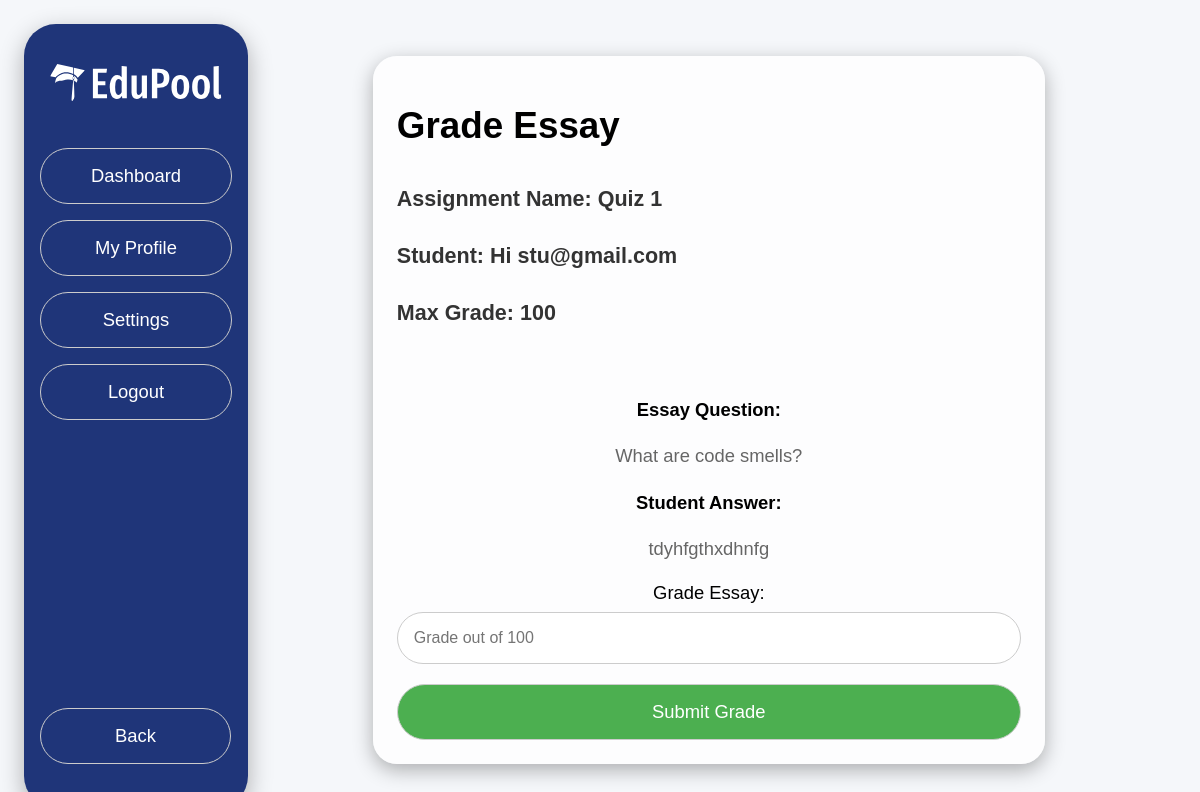
The page /grade-essay/1/2/1 (signed in) on the database its author committed.
### website/models.py (models this page shows)
class Essay(db.Model, UserMixin):
    __tablename__ = 'essays'
    id=db.Column(db.Integer, primary_key=True)
    essay_name = db.Column(db.String(150))
    course_id = db.Column(db.Integer, db.ForeignKey('courses.id'))

class User(db.Model, UserMixin):
    __tablename__ = 'users'
    id=db.Column(db.Integer, primary_key=True)
    username = db.Column(db.String(150), unique = True) #email for username
    password=db.Column(db.String(150))
    first_name = db.Column(db.String(150))
    last_name = db.Column(db.String(150))
    DOB =  db.Column(db.String(150))
    user_type = db.Column(db.String(50))

class EssayQuestion(db.Model, UserMixin):
    __tablename__ = 'essayQuestions'
    id=db.Column(db.Integer, primary_key=True)
    question_text = db.Column(db.String(150))
    file_upload = db.Column(db.LargeBinary)
    question_type = db.Column(db.String(150))
    max_grade = db.Column(db.Integer)
    essay_id = db.Column(db.Integer, db.ForeignKey('essays.id'))

class EssaySubmission(db.Model, UserMixin):
    __tablename__ = 'essaySubmissions'
    id=db.Column(db.Integer, primary_key=True)
    answer_text = db.Column(db.String(150))
    answer_file = db.Column(db.LargeBinary)
    answer_type = db.Column(db.String(150))
    given_grade = db.Column(db.Integer)
    essay_id = db.Column(db.Integer, db.ForeignKey('essays.id'))
    essayQuestion_id = db.Column(db.Integer, db.ForeignKey('essayQuestions.id'))
    student_id = db.Column(db.Integer, db.ForeignKey('users.id'))

### website/views.py (the view, shortened to what this page needs)
@views.route('/grade-essay/<int:course_id>/<int:essay_id>/<int:student_id>', methods=['GET', 'POST'])
@login_required
def grade_essay(course_id, essay_id, student_id):
    essay = Essay.query.get(essay_id)
    student = User.query.get(student_id)
    essay_question = EssayQuestion.query.filter_by(essay_id=essay_id).first()
    essay_submission = EssaySubmission.query.filter_by(essay_id=essay_id, student_id=student_id).first()
    question_data_uri = None
    answer_data_uri = None
    essay_submission.max_grade = essay_question.max_grade if essay_question.max_grade is not None else 100
    if essay_question.question_type == 'text':
        essay_submission.question_text = essay_question.question_text
    elif essay_question.file_upload and essay_question.question_type == 'file':
        mime_type = magic.from_buffer(essay_question.file_upload, mime=True)
        base64_file = base64.b64encode(essay_question.file_upload).decode('utf-8')
        question_data_uri = f'data:{mime_type};base64,{base64_file}'
    if essay_submission.answer_type == 'file' and essay_submission.answer_file:
        mime_type = magic.from_buffer(essay_submission.answer_file, mime=True)
        base64_file = base64.b64encode(essay_submission.answer_file).decode('utf-8')
        answer_data_uri = f'data:{mime_type};base64,{base64_file}'
    else:
        essay_submission.answer_text = essay_submission.answer_text if essay_submission.answer_text else ''
    return render_template('gradeEssay.html', course_id=course_id, essay=essay, question=essay_question, student=student, question_data_uri=question_data_uri, submission=essay_submission, answer_data_uri=answer_data_uri)

### website/__init__.py (called while the page is built)
def create_app():
    app = Flask(__name__)
    app.config['SECRET_KEY'] = 'gvfvsvf'
    app.config["SQLALCHEMY_DATABASE_URI"]= f"sqlite:///{DB_NAME}"
    db.init_app(app)
    from .views import views
    from .auth import auth
    app.register_blueprint(views, url_prefix='/')
    app.register_blueprint(auth, url_prefix='/')
    from .models import User
    create_database(app)
    login_manager = LoginManager()
    login_manager.login_view = 'auth.login'
    login_manager.init_app(app)
    @login_manager.user_loader
    def load_user(id):
        return User.query.get(int(id))
    return app

### website/templates/gradeEssay.html (shortened to what this page needs)
<!DOCTYPE html>
<html lang="en">
    <head>
        <link rel="stylesheet" href="{{ url_for('static', filename='css/base.css') }}">
        <link rel="stylesheet" href="{{ url_for('static', filename='css/gradeAssignment.css') }}">
    </head>
    <body>
        {% include 'sidebar.html' %}
        <a href="{{ url_for('views.course_page', course_id=course_id) }}" class="back-button">Back</a>
        <main>
            <div class="card">
                <div class="assignment-details">
                    <h1>Grade Essay</h1>
                    <h3>Assignment Name: {{ essay.essay_name }}</h3>
                    <h3>Student: {{ student.first_name }} {{ student.last_name }}</h3>
                    <h3>Max Grade: {{ submission.max_grade }}</h3>
                </div>
                <form name="grading"
                    action="{{ url_for('views.grade_essay', course_id=course_id, essay_id=essay.id, student_id=student.id) }}"
                    method="POST">
                    <div class="question">
                        <h4>Essay Question:</h4>
                        {% if question.question_type == 'file' %}
                            <embed src="{{ question_data_uri }}" width="90%" height="300px">
                        {% elif question.question_type == 'text' %}
                            <p>{{ question.question_text }}</p>
                        {% endif %}
                        <h4>Student Answer:</h4>
                        {% if submission.answer_type == 'text' %}
                            <p>{{ submission.answer_text }}</p>
                        {% elif submission.answer_type == 'file' %}
                            <embed src="{{ answer_data_uri }}" width="90%" height="400px">
                        {% endif %}
                        <br>
                        <label for="essay-grade">Grade Essay:</label>
                        <input type="number" name="essay-grade" placeholder="Grade out of {{ submission.max_grade }}" min="0"
                            max="{{ submission.max_grade }}" required>
                    </div>
                    <button type="submit">Submit Grade</button>
                </form>
            </div>
        </main>
    </body>
</html>

### website/static/css/base.css (style rules this page uses)
body { background: #f5f7fa; padding: 1rem; font-family: Helvetica, sans-serif; font-size: 1.15rem; }
a { text-decoration: none; }
form { width: 100%; }
main { width: 80%; margin-left: 14rem; display: flex; flex-direction: column; align-items: center; justify-content: center; }
.card { width: 30rem; min-height: 16rem; margin: 2rem; border-radius: 1.5rem; padding: 1.5rem; box-sizing: border-box; background-color: rgba(255, 255, 255, 0.79); box-shadow: 0px 6px 20px rgba(0, 0, 0, 0.3); transition: transform 0.5s ease-in-out; display: flex; flex-direction: column; justify-content: center; align-items: center; text-align: center; }
h3 { color: #333; margin: 1rem 0; }
p { color: #666; margin: 0; }
.back-button { width: 7.8rem; text-align: center; position: fixed; bottom: 3.5rem; left: 2.5rem; background-color: #1f3579; padding: 1rem 2rem; border: 1px solid #ccc; border-radius: 2rem; text-decoration: none; color: white; transition: background 0.5s, color 0.5s; }

### website/static/css/gradeAssignment.css (style rules this page uses)
.assignment-details { width: 100%; text-align: left; display: flex; flex-direction: column; align-items: flex-start; justify-content: flex-start; margin-bottom: 2rem; }
form { display: flex; flex-direction: column; align-items: center; justify-content: center; }
.question { width: 100%; }
input[type="number"] { width: 100%; padding: 1rem; margin-top: 0.5rem; border: 1px solid #ccc; border-radius: 2rem; box-sizing: border-box; font-size: 1rem; }
.card { min-width: 42rem; }
button[type="submit"] { background-color: #4CAF50; color: white; width: 100%; padding: 12px 20px; transition: background 0.5s; cursor: pointer; margin-top: 20px; font-size: 1.15rem; padding: 1rem; border: 1px solid #ccc; border-radius: 2rem; }

### rows shown on the page
Essay: essay_name "Quiz 1"
User: first_name "Hi", last_name "stu@gmail.com"
EssayQuestion: question_text "What are code smells?"
EssaySubmission: answer_text "tdyhfgthxdhnfg"

### other values the page prints
{{ submission.max_grade }} "100"
